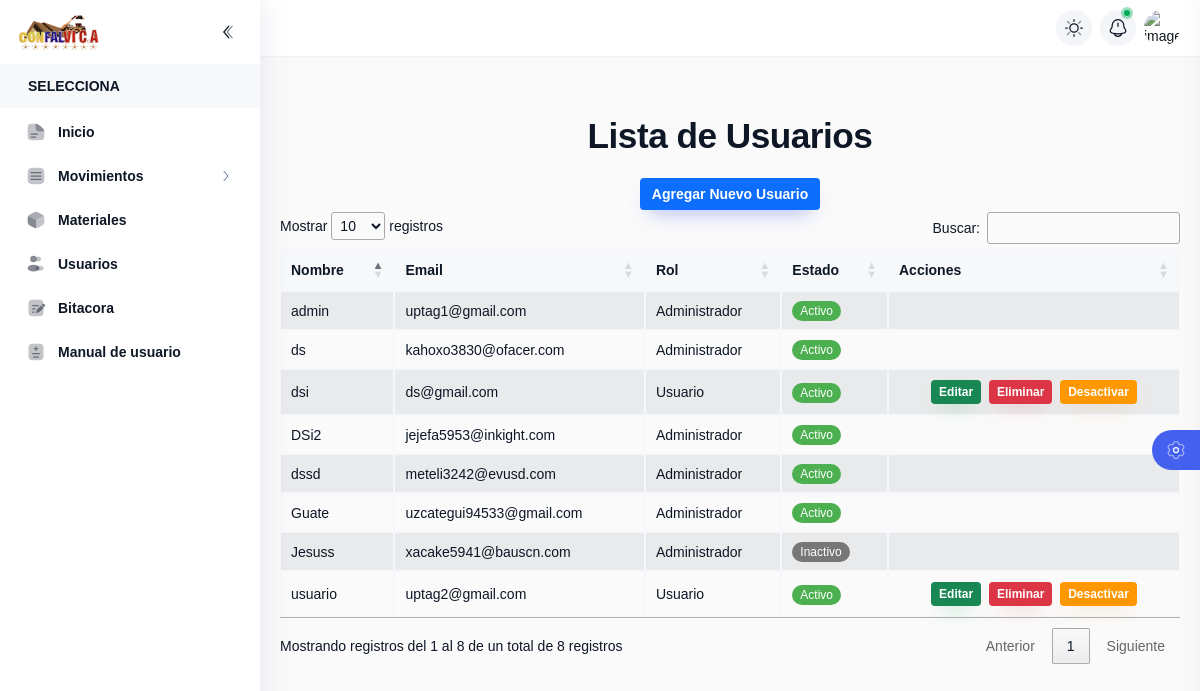
The app's page /list_user.php (signed in) with its own data.
### tables this page shows
CREATE TABLE `user` (
  `user_id` int(10) NOT NULL,
  `name` varchar(20) NOT NULL,
  `gmail` varchar(50) NOT NULL,
  `password` varchar(255) NOT NULL,
  `rol` int(10) NOT NULL,
  `attempts` int(3) NOT NULL DEFAULT 0,
  `security_question` varchar(50) NOT NULL,
  `security_response` varchar(50) NOT NULL,
  `token_recuperacion` varchar(64) DEFAULT NULL,
  `token_expiracion` datetime DEFAULT NULL,
  `active` tinyint(1) NOT NULL DEFAULT 1
);

### list_user.php (the view, shortened to what this page needs)
<?php
include("head.php");
$users = [];
$query = "SELECT user_id, name, gmail, rol, active FROM user";
$result = mysqli_query($conn, $query);
if ($result && mysqli_num_rows($result) > 0) {
    while ($row = mysqli_fetch_assoc($result)) {
        $users[] = $row;
    }
}
?>
<link rel="stylesheet" type="text/css" href="CSS/h1-style.css">
<link rel="stylesheet" href="https://cdn.datatables.net/1.13.7/css/jquery.dataTables.min.css">
<link rel="stylesheet" href="https://cdn.datatables.net/1.13.7/css/dataTables.bootstrap5.min.css">
<link rel="stylesheet" href="https://cdn.jsdelivr.net/npm/sweetalert2@11/dist/sweetalert2.min.css">
<div style="text-align: center; padding: 30px 20px;">
    <h2 class="h2-style">Lista de Usuarios</h2>
    <div style="margin-top: 20px;">
        <a href="add_user.php" class="btn btn-primary">
            Agregar Nuevo Usuario
        </a>
    </div>
    <div class="table-responsive">
        <table id="table" class="table table-striped table-bordered" style="width:100%;">
            <thead class="table-dark">
                <tr>
                    <th>Nombre</th>
                    <th>Email</th>
                    <th>Rol</th>
                    <th>Estado</th>
                    <th class="actions">Acciones</th>
                </tr>
            </thead>
            <tbody>
                <?php if (count($users) > 0): ?>
                    <?php foreach ($users as $user): ?>
                        <tr>
                            <td><?php echo htmlspecialchars($user['name']); ?></td>
                            <td><?php echo htmlspecialchars($user['gmail']); ?></td>
                            <td><?php echo $user['rol'] == 1 ? 'Administrador' : 'Usuario'; ?></td>
                            <td>
                                <span class="status-badge <?php echo $user['active'] ? 'active-badge' : 'inactive-badge'; ?>">
                                    <?php echo $user['active'] ? 'Activo' : 'Inactivo'; ?>
                                </span>
                            </td>
                            <td class="actions" style="text-align: center;">
                            <?php if ($user['rol'] == 2): ?>
                                <a href="edit_user.php?edit_id=<?php echo $user['user_id']; ?>" class="btn btn-success btn-sm">Editar</a>
                                <a href="javascript:void(0);"
                                   class="btn btn-danger btn-sm delete-btn"
                                   data-id="<?php echo $user['user_id']; ?>"
                                   data-name="<?php echo htmlspecialchars($user['name']); ?>">Eliminar</a>
                                <a href="javascript:void(0);"
                                   class="btn btn-warning btn-sm toggle-status-btn <?php echo $user['active'] ? 'btn-inactive' : 'btn-active'; ?>"
                                   data-id="<?php echo $user['user_id']; ?>"
                                   data-status="<?php echo $user['active']; ?>"
                                   data-name="<?php echo htmlspecialchars($user['name']); ?>">
                                    <?php echo $user['active'] ? 'Desactivar' : 'Activar'; ?>
                                </a>
                            <?php endif; ?>
                            </td>
                        </tr>
                    <?php endforeach; ?>
                <?php else: ?>
                    <tr>
                        <td colspan="5" style="text-align: center;">No se encontraron usuarios</td>
                    </tr>
                <?php endif; ?>
            </tbody>
        </table>
    </div>
</div>
</div>
</body>
</html>

### CSS/styles.css (style rules this page uses)
.btn { display: inline-flex; align-items: center; justify-content: center; gap: 0.5rem; padding: 0.5rem 2rem; }
.btn-inactive { background-color: #ff9800; box-shadow: 4 6px 5px -5px orange; }
.status-badge { padding: 3px 8px; border-radius: 10px; font-size: 12px; color: white; }
.active-badge { background-color: #4CAF50; }
.inactive-badge { background-color: #777; }

### CSS/h1-style.css (style rules this page uses)
.h2-style { font-size: 2.8rem; font-weight: 700; margin: 40px 0 30px; text-align: center; letter-spacing: -0.5px; font-size: 2.2rem; }

### list_user.php (style rules this page uses)
.btn { padding: 6px 12px; text-decoration: none; border-radius: 4px; font-size: 14px; margin: 2px; display: inline-block; text-align: center; border: none; cursor: pointer; transition: all 0.3s ease; }
.btn-primary { background-color: #0d6efd; color: white; }
.btn-success { background-color: #198754; color: white; }
.btn-danger { background-color: #dc3545; color: white; }
.btn-warning { background-color: #ffc107; color: #000; }
.btn-sm { padding: 4px 8px; font-size: 12px; }
.btn-inactive { background-color: #ff9800; box-shadow: 4 6px 5px -5px orange; color: white; }

### records on screen
user: name "Jesuss", gmail "xacake5941@bauscn.com", shows "Administrador", active "Inactivo"
user: name "Guate", gmail "uzcategui94533@gmail.com", shows "Administrador", active "Activo"
user: name "dsi", gmail "ds@gmail.com", shows "Usuario", active "Activo"
user: name "ds", gmail "kahoxo3830@ofacer.com", shows "Administrador", active "Activo"
user: name "dssd", gmail "meteli3242@evusd.com", shows "Administrador", active "Activo"
user: name "admin", gmail "uptag1@gmail.com", shows "Administrador", active "Activo"
user: name "usuario", gmail "uptag2@gmail.com", shows "Usuario", active "Activo"
user: name "DSi2", gmail "jejefa5953@inkight.com", shows "Administrador", active "Activo"
